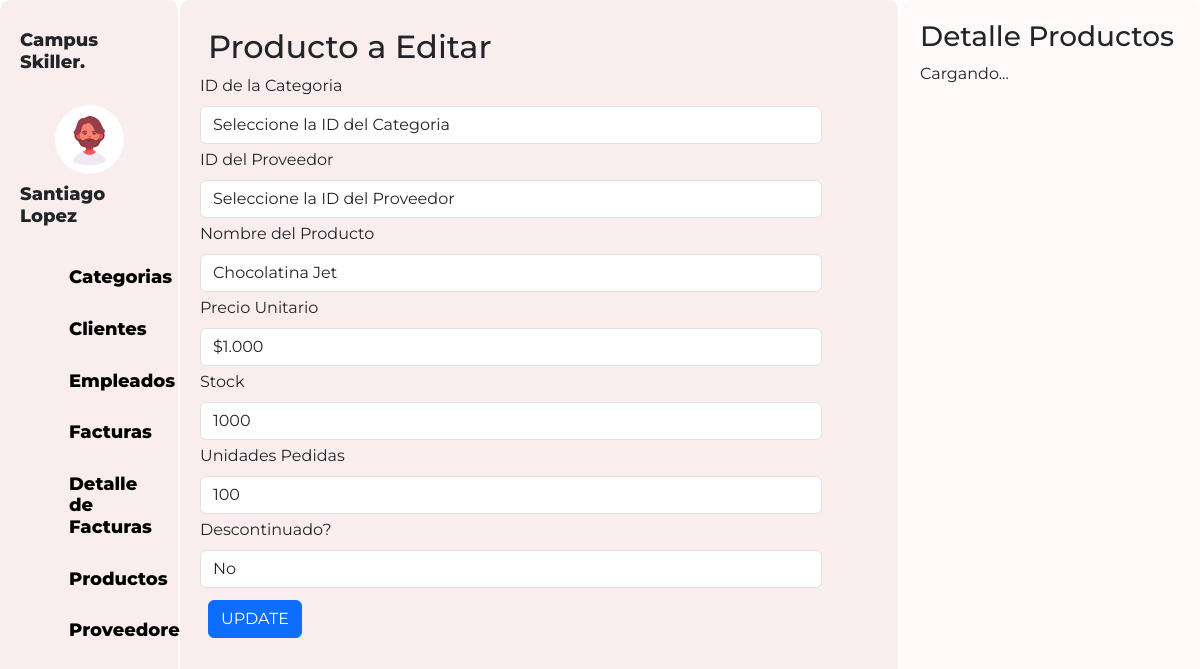
Page /Productos/editarProductos.php?Productos_ID=2 on the committed database.
### tables this page shows
CREATE TABLE `productos` (
  `Productos_ID` int PRIMARY KEY AUTO_INCREMENT NOT NULL,
  `Categoria_ID` int NOT NULL,
  `Proveedor_ID` int NOT NULL,
  `Productos_Nombre` varchar(60) NOT NULL,
  `Precio_Unitario` varchar(30) NOT NULL,
  `Stock` int NOT NULL,
  `UnidadesPedidas` int NOT NULL,
  `Descontinuado` VARCHAR(10) NOT NULL,
  FOREIGN KEY (`Categoria_ID`) REFERENCES `categoria`(`Categoria_ID`),
  FOREIGN KEY (`Proveedor_ID`) REFERENCES `proveedor`(`Proveedor_ID`)
);

### Productos/producto.php (called while the page is built, shortened)
<?php
    class Producto{
        private $Productos_ID;
        protected $dbCnx;
        public function __construct($Productos_ID=0,$Categoria_ID=0,$Proveedor_ID=0,$Productos_Nombre="",$Precio_Unitario="",$Stock=0,$UnidadesPedidas=0,$Descontinuado=""){
            $this->Productos_ID = $Productos_ID;
            $this->dbCnx = new PDO(DB_TYPE . ":host=" . DB_HOST . ";dbname=" . DB_NAME, DB_USER, DB_PWD, [PDO::ATTR_DEFAULT_FETCH_MODE => PDO::FETCH_ASSOC]);
        }
        public function setProductos_ID($Productos_ID){
            $this->Productos_ID = $Productos_ID;
        }
        public function selectOne(){
            try {
                $stm = $this->dbCnx->prepare("SELECT productos.Productos_ID, categoria.Categoria_Nombre, proveedor.Proveedor_Nombre, productos.Productos_Nombre, productos.Precio_Unitario, productos.Stock, productos.UnidadesPedidas, productos.Descontinuado
                FROM productos
                INNER JOIN categoria ON productos.Categoria_ID = categoria.Categoria_ID
                INNER JOIN proveedor ON productos.Proveedor_ID = proveedor.Proveedor_ID
                WHERE productos.Productos_ID = ?;");
                $stm->execute([$this->Productos_ID]);
                return $stm->fetchAll();
            } catch (Exception $e) {
                $e -> getMessage();
            }
        }
    }
?>

### Productos/editarProductos.php (the view, shortened to what this page needs)
<?php
    require_once("producto.php");
    $data = new Producto();
    $Productos_ID = $_GET['Productos_ID'];
    $data->setProductos_ID($Productos_ID);
    $record = $data->selectOne();
    $val = $record[0];
?>
<!DOCTYPE html>
<html>
<head>
  <link rel="stylesheet" href="https://cdn.jsdelivr.net/npm/bootstrap-icons@1.10.5/font/bootstrap-icons.css%22%3E">
  <link href="https://cdn.jsdelivr.net/npm/bootstrap@5.3.0-alpha3/dist/css/bootstrap.min.css" rel="stylesheet"
>
  <link rel="stylesheet" type="text/css" href="../css/estudiantes.css">
</head>
<body>
  <div class="contenedor">
    <div class="parte-izquierda">
      <div class="perfil">
        <h3 style="margin-bottom: 2rem;">Campus Skiller.</h3>
        <img src="../images/Diseño sin título.png" alt="" class="imagenPerfil">
        <h3 >Santiago Lopez</h3>
      </div>
      <div class="menus">
        <a href="../Categorias/categorias.php" style="display: flex;gap:1px;">
          <h3 style="margin: 0px;font-weight: 800;">Categorias</h3>
        </a>
        <a href="../Clientes/clientes.php" style="display: flex;gap:1px;">
          <h3 style="margin: 0px;font-weight: 800;">Clientes</h3>
        </a>
        <a href="../Empleados/empleados.php" style="display: flex;gap:1px;">
          <h3 style="margin: 0px;font-weight: 800;">Empleados</h3>
        </a>
        <a href="../Facturas/facturas.php" style="display: flex;gap:1px;">
          <h3 style="margin: 0px;font-weight: 800;">Facturas</h3>
        </a>
        <a href="../Detalles/detalles.php" style="display: flex;gap:1px;">
          <h3 style="margin: 0px;font-weight: 800;">Detalle de Facturas</h3>
        </a>
        <a href="../Productos/productos.php" style="display: flex;gap:1px;">
          <h3 style="margin: 0px;font-weight: 800;">Productos</h3>
        </a>
        <a href="../Proveedores/proveedores.php" style="display: flex;gap:1px;">
          <h3 style="margin: 0px;font-weight: 800;">Proveedores</h3>
        </a>
      </div>
    </div>
<div class="parte-media">
        <h2 class="m-2">Producto a Editar</h2>
      <div class="menuTabla contenedor2">
      <form class="col d-flex flex-wrap" action=""  method="post">
              <div class="mb-1 col-11">
                <label for="idsCategoria" class="form-label">ID de la Categoria</label>
                <select id="idsCategoria" name="idsCategoria" class="form-control">
                  <option value="">Seleccione la ID del Categoria</option>
                        </select>
              </div>
              <div class="mb-1 col-11">
                <label for="idsProveedor" class="form-label">ID del Proveedor</label>
                <select id="idsProveedor" name="idsProveedor" class="form-control">
                  <option value="">Seleccione la ID del Proveedor</option>
                        </select>
              </div>
              <div class="mb-1 col-11">
                <label for="nombresProducto" class="form-label">Nombre del Producto</label>
                <input
                  type="text"
                  id="nombresProducto"
                  name="nombresProducto"
                  class="form-control"
                  value="<?php echo $val["Productos_Nombre"] ?>"
                />
              </div>
              <div class="mb-1 col-11">
                <label for="preciosUnitario" class="form-label">Precio Unitario</label>
                <input
                  type="text"
                  id="preciosUnitario"
                  name="preciosUnitario"
                  class="form-control"
                  value="<?php echo $val["Precio_Unitario"] ?>"
                />
              </div>
              <div class="mb-1 col-11">
                <label for="stocks" class="form-label">Stock</label>
                <input
                  type="text"
                  id="stocks"
                  name="stocks"
                  class="form-control"
                  value="<?php echo $val["Stock"] ?>"
                />
              </div>
              <div class="mb-1 col-11">
                <label for="unidadespedidass" class="form-label">Unidades Pedidas</label>
                <input
                  type="text"
                  id="unidadespedidass"
                  name="unidadespedidass"
                  class="form-control"
                  value="<?php echo $val["UnidadesPedidas"] ?>"
                />
              </div>
              <div class="mb-1 col-11">
                <label for="descontinuados" class="form-label">Descontinuado?</label>
                <input
                  type="text"
                  id="descontinuados"
                  name="descontinuados"
                  class="form-control"
                  value="<?php echo $val["Descontinuado"] ?>"
                />
              </div>
              <div class=" col-12 m-2">
                <input type="submit" class="btn btn-primary" value="UPDATE" name="editar"/>
              </div>
            </form>
      </div>
    </div>
<div class="parte-derecho " id="detalles">
      <h3>Detalle Productos</h3>
      <p>Cargando...</p>
    </div>
  </div>
</body>
</html>

### css/estudiantes.css (style rules this page uses)
body { font-family: 'Montserrat', sans-serif; height: 100%; overflow: hidden; }
.contenedor { display: flex; flex-direction: row; height: 100vh; margin: 0; }
.contenedor2 { overflow: auto; height: calc(100vh - 100px); }
.parte-media { background-color: #faeded; width: 60%; padding: 20px; border-radius: 10px; border-right: 2px solid rgb(255, 255, 255); }
.parte-derecho { background-color: #fff9f9; width: 25%; padding: 20px; border-radius: 10px; }
.imagenPerfil { border-radius: 100%; width: 50%; height: 50%; }
.perfil { display: flex; justify-content: center; align-items: center; flex-direction: column; font-size:large; font-weight: 800; }
.perfil h3 { font-size:large; font-weight: 800; margin-top: 10px; }
a { text-decoration: none; font-weight: lighter; color: black; }
.menus { padding-left: 2rem; margin-top: 2rem; display: flex; flex-direction: column; justify-content: center; gap: 30px; }
.menus h3 { font-weight: lighter; font-size:large }
.parte-izquierda { background-color: #faeded; width: 15%; border-right: 2px solid rgb(255, 255, 255); padding: 20px; border-radius: 10px; }

### rows in the picture
productos: nombresProducto "Chocolatina Jet", preciosUnitario "$1.000", stocks "1000", unidadespedidass "100", descontinuados "No"
